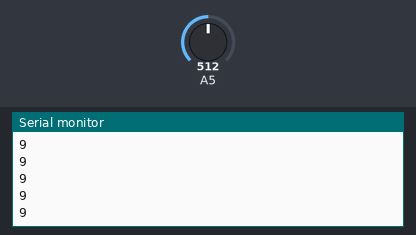
This sketch was run on a simulated Arduino Uno, built with avr-gcc and run on an emulated ATmega328P. On the bench: the last lines printed to the serial monitor. Inputs (shaded band) come from the test bench; at power-on: A5 = 512.

Above: at 1.2 s.
1.3 s: A5 set to 716
At 1.56 s:
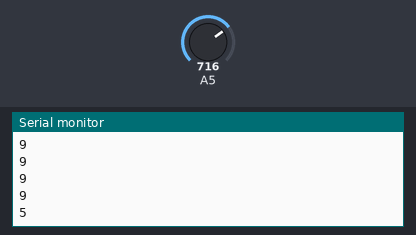
2.8 s: A5 set to 900
At 2.96 s:
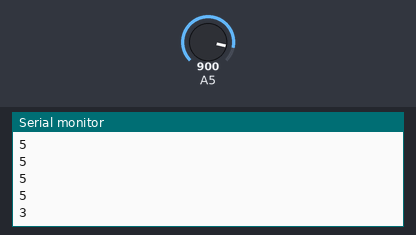
Timing chart, 0 to 5.8 s (numbered marks = the images above; inputs shaded):
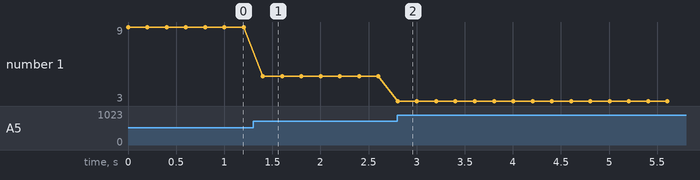

The sketch:

Infrared_Sensor.ino
```cpp
void setup(void) {
  Serial.begin(9600);
}

void loop(void) {

  int reading = analogRead(A5);

  int calculated = (6762/(reading-9))-4;

  Serial.println(calculated);

  delay(200);
}
```

Measured:
- after the input at 1.3 s, the serial monitor: prints a new line after 0.10 s (image 1)
- after the input at 2.8 s, the serial monitor: prints a new line at once (image 2)
- plotted number 1: 9 → 5 after the input at 1.3 s, 5 → 3 after the input at 2.8 s
